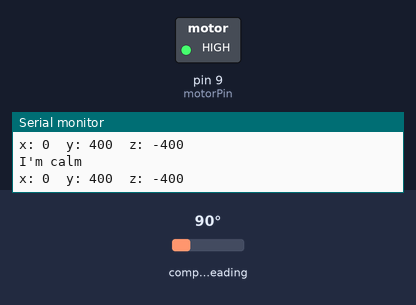
Bench run of a sketch on a simulated Arduino Uno, built with avr-gcc and run on an emulated ATmega328P. On the bench: switched loads named in the sketch (green lamp = pin HIGH), the last lines printed to the serial monitor. Wiring (inferred from the names in the program): HMC5883L compass at I2C address 0x1E. The inputs (shaded band) are chosen by the test bench; at power-on: compass heading 90°.

Above: at 1.8 s.
1.9 s: compass heading set to 79°
At 2.4 s:
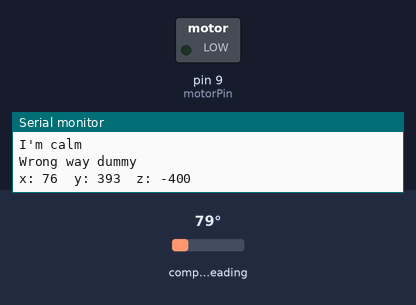
3.5 s: compass heading set to 90°
At 5.2 s:
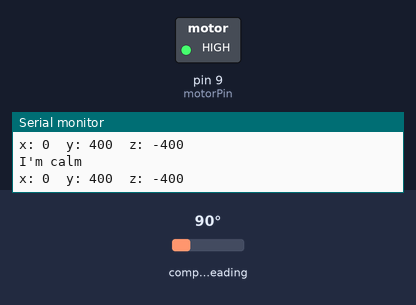
5.5 s: compass heading set to 7°
At 6.9 s:
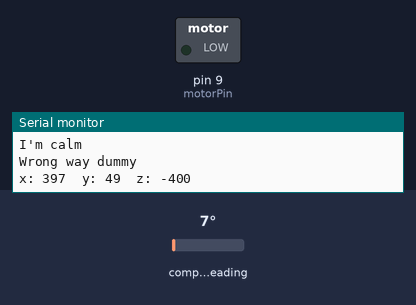
Timing chart, 0 to 8.5 s (numbered marks = the images above; inputs shaded):
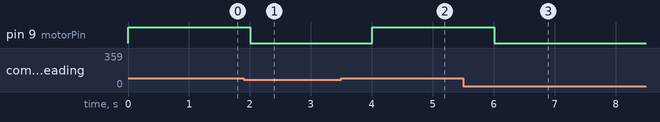

Measured:
- the behaviour switches between 85 and 84° on compass heading (found by bisection; images 0 and 1)
- after the input at 1.9 s, pin 9 (motorPin): HIGH → LOW after 0.10 s
- after the input at 3.5 s, pin 9 (motorPin): LOW → HIGH after 0.51 s
- after the input at 5.5 s, pin 9 (motorPin): HIGH → LOW after 0.51 s

The sketch:

HMC588L_atmega328p_motortest.ino
```cpp
#include <Wire.h>
#define address 0x1E //0011110b, I2C 7bit address of HMC5883
int motorPin = 9;

void setup(){
  //Initialize Serial and I2C communications
  Serial.begin(9600);
  pinMode(motorPin, OUTPUT);
  Wire.begin();
  //Put the HMC5883 IC into the correct operating mode
  Wire.beginTransmission(address); //open communication with HMC5883
  Wire.write(0x02); //select mode register
  Wire.write(0x00); //continuous measurement mode
  Wire.endTransmission();
}

void loop(){

  int x,y,z; //triple axis data
  int xmin,xmax,ymin,ymax,zmin,zmax;
  xmin=0; xmax=0; ymax=0; ymin = 0; zmin=0;zmax=0;
  //Tell the HMC5883 where to begin reading data
  Wire.beginTransmission(address);
  Wire.write(0x03); //select register 3, X MSB register
  Wire.endTransmission();


 //Read data from each axis, 2 registers per axis
  Wire.requestFrom(address, 6);
  if(6<=Wire.available()){
    x = Wire.read()<<8; //X msb
    x |= Wire.read(); //X lsb
    z = Wire.read()<<8; //Z msb
    z |= Wire.read(); //Z lsb
    y = Wire.read()<<8; //Y msb
    y |= Wire.read(); //Y lsb
  }

  if(-40 < x < 40){
    Serial.println("I'm calm");
    digitalWrite(motorPin, HIGH);
  }
  if(x > 41){
    Serial.println("Wrong way dummy");
    digitalWrite(motorPin, LOW);
  }
  if(x < -41){
    Serial.println("Getting warmer idiot");
    digitalWrite(motorPin, LOW);
  }

  //Print out values of each axis
  Serial.print("x: ");
  Serial.print(x);
  Serial.print("  y: ");
  Serial.print(y);
  Serial.print("  z: ");
  Serial.println(z);

   delay(1000);
}
```
